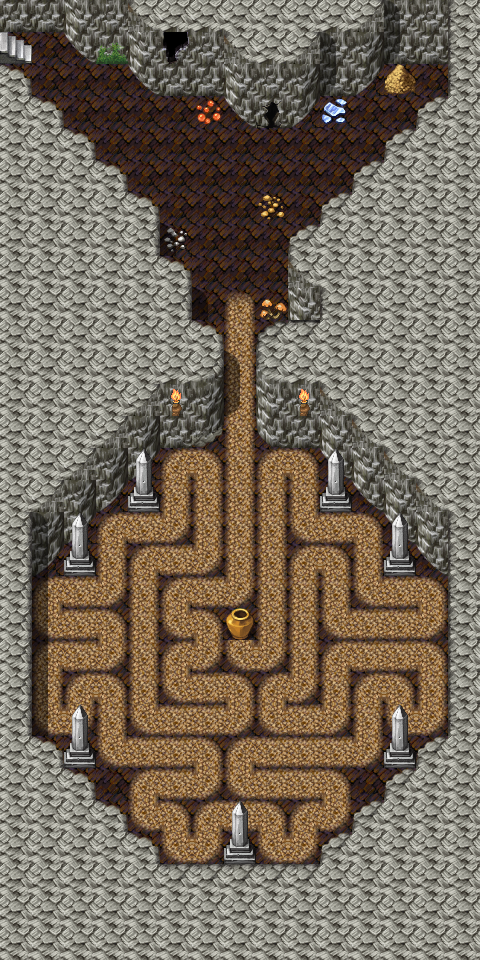

A 2D game scene composited from a Tiled map and its tileset images. What follows is a short description and the map's XML, with each tile layer's data collapsed to a summary:
An orthogonal 15x30 tile map with 32x32 px tiles, 3 tile layers (Ground, Objects, Above), 21 hidden layers not drawn, 62 tilesets and 86 objects (60x script, 18x replace, 4x mapchange, 3x spawn, container).

<map version="1.5" tiledversion="1.7.2" orientation="orthogonal" renderorder="right-down" width="15" height="30" tilewidth="32" tileheight="32" infinite="0" nextlayerid="29" nextobjectid="174">
 <tileset firstgid="1" name="map_bed_1" tilewidth="32" tileheight="32" tilecount="128" columns="16">
  <image source="../drawable/map_bed_1.png" width="512" height="256" />
 </tileset>
 <tileset firstgid="129" name="map_border_1" tilewidth="32" tileheight="32" tilecount="128" columns="16">
  <image source="../drawable/map_border_1.png" width="512" height="256" />
 </tileset>
 <tileset firstgid="257" name="map_bridge_1" tilewidth="32" tileheight="32" tilecount="128" columns="16">
  <image source="../drawable/map_bridge_1.png" width="512" height="256" />
 </tileset>
 <tileset firstgid="385" name="map_bridge_2" tilewidth="32" tileheight="32" tilecount="128" columns="16">
  <image source="../drawable/map_bridge_2.png" width="512" height="256" />
 </tileset>
 <tileset firstgid="513" name="map_broken_1" tilewidth="32" tileheight="32" tilecount="128" columns="16">
  <image source="../drawable/map_broken_1.png" width="512" height="256" />
 </tileset>
 <tileset firstgid="641" name="map_cavewall_1" tilewidth="32" tileheight="32" tilecount="108" columns="18">
  <image source="../drawable/map_cavewall_1.png" width="576" height="192" />
 </tileset>
 <tileset firstgid="749" name="map_cavewall_2" tilewidth="32" tileheight="32" tilecount="108" columns="18">
  <image source="../drawable/map_cavewall_2.png" width="576" height="192" />
 </tileset>
 <tileset firstgid="857" name="map_cavewall_3" tilewidth="32" tileheight="32" tilecount="108" columns="18">
  <image source="../drawable/map_cavewall_3.png" width="576" height="192" />
 </tileset>
 <tileset firstgid="965" name="map_cavewall_4" tilewidth="32" tileheight="32" tilecount="108" columns="18">
  <image source="../drawable/map_cavewall_4.png" width="576" height="192" />
 </tileset>
 <tileset firstgid="1073" name="map_chair_table_1" tilewidth="32" tileheight="32" tilecount="128" columns="16">
  <image source="../drawable/map_chair_table_1.png" width="512" height="256" />
 </tileset>
 <tileset firstgid="1201" name="map_chair_table_2" tilewidth="32" tileheight="32" tilecount="128" columns="16">
  <image source="../drawable/map_chair_table_2.png" width="512" height="256" />
 </tileset>
 <tileset firstgid="1329" name="map_crate_1" tilewidth="32" tileheight="32" tilecount="128" columns="16">
  <image source="../drawable/map_crate_1.png" width="512" height="256" />
 </tileset>
 <tileset firstgid="1457" name="map_cupboard_1" tilewidth="32" tileheight="32" tilecount="128" columns="16">
  <image source="../drawable/map_cupboard_1.png" width="512" height="256" />
 </tileset>
 <tileset firstgid="1585" name="map_curtain_1" tilewidth="32" tileheight="32" tilecount="128" columns="16">
  <image source="../drawable/map_curtain_1.png" width="512" height="256" />
 </tileset>
 <tileset firstgid="1713" name="map_entrance_1" tilewidth="32" tileheight="32" tilecount="128" columns="16">
  <image source="../drawable/map_entrance_1.png" width="512" height="256" />
 </tileset>
 <tileset firstgid="1841" name="map_entrance_2" tilewidth="32" tileheight="32" tilecount="128" columns="16">
  <image source="../drawable/map_entrance_2.png" width="512" height="256" />
 </tileset>
 <tileset firstgid="1969" name="map_fence_1" tilewidth="32" tileheight="32" tilecount="128" columns="16">
  <image source="../drawable/map_fence_1.png" width="512" height="256" />
 </tileset>
 <tileset firstgid="2097" name="map_fence_2" tilewidth="32" tileheight="32" tilecount="128" columns="16">
  <image source="../drawable/map_fence_2.png" width="512" height="256" />
 </tileset>
 <tileset firstgid="2225" name="map_fence_3" tilewidth="32" tileheight="32" tilecount="128" columns="16">
  <image source="../drawable/map_fence_3.png" width="512" height="256" />
 </tileset>
 <tileset firstgid="2353" name="map_fence_4" tilewidth="32" tileheight="32" tilecount="128" columns="16">
  <image source="../drawable/map_fence_4.png" width="512" height="256" />
 </tileset>
 <tileset firstgid="2481" name="map_ground_1" tilewidth="32" tileheight="32" tilecount="128" columns="16">
  <image source="../drawable/map_ground_1.png" width="512" height="256" />
 </tileset>
 <tileset firstgid="2609" name="map_ground_2" tilewidth="32" tileheight="32" tilecount="128" columns="16">
  <image source="../drawable/map_ground_2.png" width="512" height="256" />
 </tileset>
 <tileset firstgid="2737" name="map_ground_3" tilewidth="32" tileheight="32" tilecount="128" columns="16">
  <image source="../drawable/map_ground_3.png" width="512" height="256" />
 </tileset>
 <tileset firstgid="2865" name="map_ground_4" tilewidth="32" tileheight="32" tilecount="128" columns="16">
  <image source="../drawable/map_ground_4.png" width="512" height="256" />
 </tileset>
 <tileset firstgid="2993" name="map_ground_5" tilewidth="32" tileheight="32" tilecount="128" columns="16">
  <image source="../drawable/map_ground_5.png" width="512" height="256" />
 </tileset>
 <tileset firstgid="3121" name="map_ground_6" tilewidth="32" tileheight="32" tilecount="128" columns="16">
  <image source="../drawable/map_ground_6.png" width="512" height="256" />
 </tileset>
 <tileset firstgid="3249" name="map_ground_7" tilewidth="32" tileheight="32" tilecount="128" columns="16">
  <image source="../drawable/map_ground_7.png" width="512" height="256" />
 </tileset>
 <tileset firstgid="3377" name="map_ground_8" tilewidth="32" tileheight="32" tilecount="128" columns="16">
  <image source="../drawable/map_ground_8.png" width="512" height="256" />
 </tileset>
 <tileset firstgid="3505" name="map_house_1" tilewidth="32" tileheight="32" tilecount="128" columns="16">
  <image source="../drawable/map_house_1.png" width="512" height="256" />
 </tileset>
 <tileset firstgid="3633" name="map_house_2" tilewidth="32" tileheight="32" tilecount="128" columns="16">
  <image source="../drawable/map_house_2.png" width="512" height="256" />
 </tileset>
 <tileset firstgid="3761" name="map_indoor_1" tilewidth="32" tileheight="32" tilecount="128" columns="16">
  <image source="../drawable/map_indoor_1.png" width="512" height="256" />
 </tileset>
 <tileset firstgid="3889" name="map_indoor_2" tilewidth="32" tileheight="32" tilecount="128" columns="16">
  <image source="../drawable/map_indoor_2.png" width="512" height="256" />
 </tileset>
 <tileset firstgid="4017" name="map_kitchen_1" tilewidth="32" tileheight="32" tilecount="128" columns="16">
  <image source="../drawable/map_kitchen_1.png" width="512" height="256" />
 </tileset>
 <tileset firstgid="4145" name="map_outdoor_1" tilewidth="32" tileheight="32" tilecount="128" columns="16">
  <image source="../drawable/map_outdoor_1.png" width="512" height="256" />
 </tileset>
 <tileset firstgid="4273" name="map_pillar_1" tilewidth="32" tileheight="32" tilecount="128" columns="16">
  <image source="../drawable/map_pillar_1.png" width="512" height="256" />
 </tileset>
 <tileset firstgid="4401" name="map_pillar_2" tilewidth="32" tileheight="32" tilecount="128" columns="16">
  <image source="../drawable/map_pillar_2.png" width="512" height="256" />
 </tileset>
 <tileset firstgid="4529" name="map_plant_1" tilewidth="32" tileheight="32" tilecount="128" columns="16">
  <image source="../drawable/map_plant_1.png" width="512" height="256" />
 </tileset>
 <tileset firstgid="4657" name="map_plant_2" tilewidth="32" tileheight="32" tilecount="128" columns="16">
  <image source="../drawable/map_plant_2.png" width="512" height="256" />
 </tileset>
 <tileset firstgid="4785" name="map_rock_1" tilewidth="32" tileheight="32" tilecount="128" columns="16">
  <image source="../drawable/map_rock_1.png" width="512" height="256" />
 </tileset>
 <tileset firstgid="4913" name="map_rock_2" tilewidth="32" tileheight="32" tilecount="128" columns="16">
  <image source="../drawable/map_rock_2.png" width="512" height="256" />
 </tileset>
 <tileset firstgid="5041" name="map_roof_1" tilewidth="32" tileheight="32" tilecount="128" columns="16">
  <image source="../drawable/map_roof_1.png" width="512" height="256" />
 </tileset>
 <tileset firstgid="5169" name="map_roof_2" tilewidth="32" tileheight="32" tilecount="128" columns="16">
  <image source="../drawable/map_roof_2.png" width="512" height="256" />
 </tileset>
 <tileset firstgid="5297" name="map_roof_3" tilewidth="32" tileheight="32" tilecount="128" columns="16">
  <image source="../drawable/map_roof_3.png" width="512" height="256" />
 </tileset>
 <tileset firstgid="5425" name="map_shop_1" tilewidth="32" tileheight="32" tilecount="128" columns="16">
  <image source="../drawable/map_shop_1.png" width="512" height="256" />
 </tileset>
 <tileset firstgid="5553" name="map_sign_ladder_1" tilewidth="32" tileheight="32" tilecount="128" columns="16">
  <image source="../drawable/map_sign_ladder_1.png" width="512" height="256" />
 </tileset>
 <tileset firstgid="5681" name="map_table_1" tilewidth="32" tileheight="32" tilecount="128" columns="16">
  <image source="../drawable/map_table_1.png" width="512" height="256" />
 </tileset>
 <tileset firstgid="5809" name="map_trail_1" tilewidth="32" tileheight="32" tilecount="128" columns="16">
  <image source="../drawable/map_trail_1.png" width="512" height="256" />
 </tileset>
 <tileset firstgid="5937" name="map_transition_1" tilewidth="32" tileheight="32" tilecount="128" columns="16">
  <image source="../drawable/map_transition_1.png" width="512" height="256" />
 </tileset>
 <tileset firstgid="6065" name="map_transition_2" tilewidth="32" tileheight="32" tilecount="128" columns="16">
  <image source="../drawable/map_transition_2.png" width="512" height="256" />
 </tileset>
 <tileset firstgid="6193" name="map_transition_3" tilewidth="32" tileheight="32" tilecount="128" columns="16">
  <image source="../drawable/map_transition_3.png" width="512" height="256" />
 </tileset>
 <tileset firstgid="6321" name="map_transition_4" tilewidth="32" tileheight="32" tilecount="128" columns="16">
  <image source="../drawable/map_transition_4.png" width="512" height="256" />
 </tileset>
 <tileset firstgid="6449" name="map_transition_5" tilewidth="32" tileheight="32" tilecount="128" columns="16">
  <image source="../drawable/map_transition_5.png" width="512" height="256" />
 </tileset>
 <tileset firstgid="6577" name="map_tree_1" tilewidth="32" tileheight="32" tilecount="128" columns="16">
  <image source="../drawable/map_tree_1.png" width="512" height="256" />
 </tileset>
 <tileset firstgid="6705" name="map_tree_2" tilewidth="32" tileheight="32" tilecount="128" columns="16">
  <image source="../drawable/map_tree_2.png" width="512" height="256" />
 </tileset>
 <tileset firstgid="6833" name="map_wall_1" tilewidth="32" tileheight="32" tilecount="128" columns="16">
  <image source="../drawable/map_wall_1.png" width="512" height="256" />
 </tileset>
 <tileset firstgid="6961" name="map_wall_2" tilewidth="32" tileheight="32" tilecount="120" columns="15">
  <image source="../drawable/map_wall_2.png" width="480" height="256" />
 </tileset>
 <tileset firstgid="7081" name="map_wall_3" tilewidth="32" tileheight="32" tilecount="120" columns="15">
  <image source="../drawable/map_wall_3.png" width="480" height="256" />
 </tileset>
 <tileset firstgid="7201" name="map_wall_4" tilewidth="32" tileheight="32" tilecount="120" columns="15">
  <image source="../drawable/map_wall_4.png" width="480" height="256" />
 </tileset>
 <tileset firstgid="7321" name="map_window_1" tilewidth="32" tileheight="32" tilecount="128" columns="16">
  <image source="../drawable/map_window_1.png" width="512" height="256" />
 </tileset>
 <tileset firstgid="7449" name="map_window_2" tilewidth="32" tileheight="32" tilecount="128" columns="16">
  <image source="../drawable/map_window_2.png" width="512" height="256" />
 </tileset>
 <tileset firstgid="7577" name="map_guynmart" tilewidth="32" tileheight="32" tilecount="128" columns="16">
  <image source="../drawable/map_guynmart.png" width="512" height="256" />
 </tileset>
 <tileset firstgid="7705" name="map_ratdom" tilewidth="32" tileheight="32" tilecount="108" columns="18">
  <image source="../drawable/map_ratdom.png" width="576" height="192" />
 </tileset>
 <layer id="1" name="Ground" width="15" height="30">
  <data>[450 cells, 449 non-empty, 27 distinct tile ids]</data>
 </layer>
 <layer id="2" name="Objects" width="15" height="30">
  <data>[450 cells, 140 non-empty, 22 distinct tile ids]</data>
 </layer>
 <layer id="3" name="Above" width="15" height="30">
  <data>[450 cells, 34 non-empty, 7 distinct tile ids]</data>
 </layer>
 <layer id="4" name="Light_on" width="15" height="30" visible="0">
  <data>[450 cells, 8 non-empty, 1 distinct tile ids]</data>
 </layer>
 <layer id="5" name="Light_off" width="15" height="30" visible="0">
  <data>[450 cells, 8 non-empty, 1 distinct tile ids]</data>
 </layer>
 <layer id="6" name="Top" width="15" height="30" visible="0">
  <data>[450 cells, 0 non-empty, 0 distinct tile ids]</data>
 </layer>
 <layer id="7" name="Walkable" width="15" height="30" visible="0">
  <data>[450 cells, 280 non-empty, 1 distinct tile ids]</data>
 </layer>
 <layer id="8" name="Walkable1" width="15" height="30" visible="0">
  <data>[450 cells, 155 non-empty, 1 distinct tile ids]</data>
 </layer>
 <layer id="9" name="Walkable2" width="15" height="30" visible="0">
  <data>[450 cells, 138 non-empty, 1 distinct tile ids]</data>
 </layer>
 <layer id="10" name="Walkable3" width="15" height="30" visible="0">
  <data>[450 cells, 144 non-empty, 1 distinct tile ids]</data>
 </layer>
 <layer id="11" name="Walkable4" width="15" height="30" visible="0">
  <data>[450 cells, 152 non-empty, 1 distinct tile ids]</data>
 </layer>
 <layer id="12" name="Walkable5" width="15" height="30" visible="0">
  <data>[450 cells, 137 non-empty, 1 distinct tile ids]</data>
 </layer>
 <layer id="13" name="Walkable6" width="15" height="30" visible="0">
  <data>[450 cells, 128 non-empty, 1 distinct tile ids]</data>
 </layer>
 <layer id="14" name="Walkable7" width="15" height="30" visible="0">
  <data>[450 cells, 138 non-empty, 1 distinct tile ids]</data>
 </layer>
 <layer id="15" name="Light10" width="15" height="30" visible="0">
  <data>[450 cells, 450 non-empty, 1 distinct tile ids]</data>
 </layer>
 <layer id="16" name="Light1" width="15" height="30" visible="0">
  <data>[450 cells, 351 non-empty, 9 distinct tile ids]</data>
 </layer>
 <layer id="17" name="Light2" width="15" height="30" visible="0">
  <data>[450 cells, 361 non-empty, 8 distinct tile ids]</data>
 </layer>
 <layer id="18" name="Light3" width="15" height="30" visible="0">
  <data>[450 cells, 150 non-empty, 6 distinct tile ids]</data>
 </layer>
 <layer id="19" name="Light4" width="15" height="30" visible="0">
  <data>[450 cells, 150 non-empty, 6 distinct tile ids]</data>
 </layer>
 <layer id="20" name="Light5" width="15" height="30" visible="0">
  <data>[450 cells, 344 non-empty, 9 distinct tile ids]</data>
 </layer>
 <layer id="21" name="Light6" width="15" height="30" visible="0">
  <data>[450 cells, 150 non-empty, 6 distinct tile ids]</data>
 </layer>
 <layer id="22" name="Light7" width="15" height="30" visible="0">
  <data>[450 cells, 150 non-empty, 6 distinct tile ids]</data>
 </layer>
 <layer id="23" name="Light8" width="15" height="30" visible="0">
  <data>[450 cells, 0 non-empty, 0 distinct tile ids]</data>
 </layer>
 <layer id="24" name="Compass" width="15" height="30" visible="0">
  <data>[450 cells, 450 non-empty, 2 distinct tile ids]</data>
 </layer>
 <objectgroup id="25" name="Mapevents" visible="0">
  <object id="62" name="south2" type="mapchange" x="416" y="896" width="64" height="64">
   <properties>
    <property name="map" value="ratdom_maze_579" />
    <property name="place" value="north1" />
   </properties>
  </object>
  <object id="63" name="south1" type="mapchange" x="0" y="896" width="64" height="64">
   <properties>
    <property name="map" value="ratdom_maze_578" />
    <property name="place" value="north2" />
   </properties>
  </object>
  <object id="64" name="north2" type="mapchange" x="416" y="0" width="64" height="64">
   <properties>
    <property name="map" value="ratdom_maze_559" />
    <property name="place" value="south1" />
   </properties>
  </object>
  <object id="65" name="north1" type="mapchange" x="0" y="32" width="32" height="32">
   <properties>
    <property name="map" value="ratdom_maze_458" />
    <property name="place" value="south2" />
   </properties>
  </object>
  <object id="160" name="ratdom_maze_light1" type="script" x="0" y="0" width="128" height="192">
   <properties>
    <property name="when" value="always" />
   </properties>
  </object>
  <object id="161" name="ratdom_maze_light2" type="script" x="352" y="0" width="128" height="192">
   <properties>
    <property name="when" value="always" />
   </properties>
  </object>
  <object id="162" name="ratdom_maze_light3" type="script" x="0" y="768" width="128" height="192">
   <properties>
    <property name="when" value="always" />
   </properties>
  </object>
  <object id="163" name="ratdom_maze_light4" type="script" x="352" y="768" width="128" height="192">
   <properties>
    <property name="when" value="always" />
   </properties>
  </object>
  <object id="164" name="ratdom_maze_light5" type="script" x="128" y="96" width="224" height="192">
   <properties>
    <property name="when" value="always" />
   </properties>
  </object>
  <object id="165" name="ratdom_maze_light6" type="script" x="128" y="639" width="224" height="256">
   <properties>
    <property name="when" value="always" />
   </properties>
  </object>
  <object id="166" name="ratdom_maze_light7" type="script" x="160" y="288" width="192" height="352">
   <properties>
    <property name="when" value="always" />
   </properties>
  </object>
  <object id="167" name="ratdom_rat_conv1" type="script" x="224" y="320" width="64" height="32" />
  <object id="96" name="ratdom_mz1" type="script" x="192" y="576" width="32" height="32" />
  <object id="97" name="ratdom_mz1" type="script" x="224" y="352" width="32" height="256" />
  <object id="98" name="ratdom_mz2" type="script" x="160" y="576" width="32" height="64" />
  <object id="99" name="ratdom_mz3" type="script" x="192" y="608" width="32" height="64" />
  <object id="100" name="ratdom_mz1" type="script" x="160" y="640" width="32" height="64" />
  <object id="101" name="ratdom_mz2" type="script" x="192" y="672" width="32" height="32" />
  <object id="102" name="ratdom_mz4" type="script" x="224" y="672" width="32" height="64" />
  <object id="103" name="ratdom_mz3" type="script" x="160" y="704" width="64" height="32" />
  <object id="104" name="ratdom_mz4" type="script" x="128" y="672" width="32" height="64" />
  <object id="105" name="ratdom_mz4" type="script" x="192" y="480" width="32" height="64" />
  <object id="106" name="ratdom_mz3" type="script" x="160" y="448" width="64" height="32" />
  <object id="107" name="ratdom_mz1" type="script" x="128" y="480" width="64" height="64" />
  <object id="108" name="ratdom_mz1" type="script" x="64" y="544" width="64" height="64" />
  <object id="109" name="ratdom_mz2" type="script" x="32" y="576" width="32" height="64" />
  <object id="110" name="ratdom_mz3" type="script" x="64" y="608" width="32" height="32" />
  <object id="111" name="ratdom_mz5" type="script" x="96" y="608" width="32" height="64" />
  <object id="112" name="ratdom_mz6" type="script" x="64" y="640" width="32" height="32" />
  <object id="113" name="ratdom_mz6" type="script" x="32" y="640" width="32" height="64" />
  </objectgroup>
 <objectgroup id="26" name="Spawn" visible="0">
  <!-- 3 objects omitted --></objectgroup>
 <objectgroup id="27" name="keys" visible="0" />
 <objectgroup id="28" name="Replace">
  <!-- 18 objects omitted --></objectgroup>
</map>
<!-- 56 of 86 objects omitted -->
